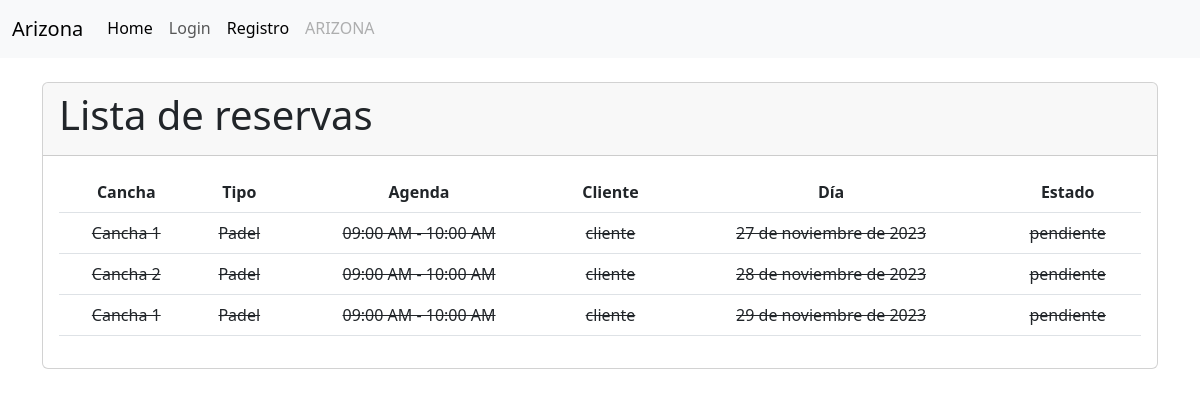
Before: /cliente/reservas/ with the older database file.
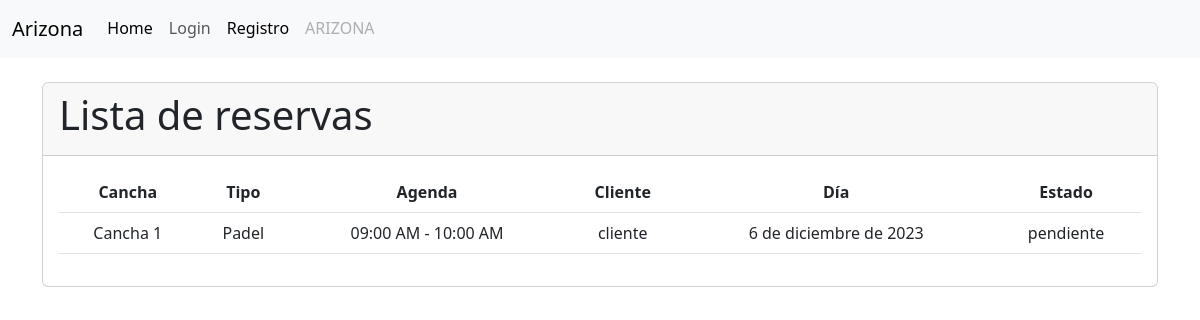
After: the same page with the newer database file.
### cliente/models.py (models this page shows, shortened)
class Reserva(models.Model):
    cliente = models.ForeignKey(Cliente, on_delete=models.CASCADE)
    agenda = models.ForeignKey(Agenda, on_delete=models.CASCADE)
    dia = models.DateField()
    ESTADO_CHOICES = [
        ('disponible', 'Disponible'),
        ('pendiente', 'Pendiente'),
        ('finalizada', 'Finalizada'),
    ]
    estado = models.CharField(max_length=20, choices=ESTADO_CHOICES, default='disponible')
    class Meta:
        unique_together = ('agenda', 'cliente', 'dia')

class Cliente(models.Model):
    SEXO = [
        ('F', 'Femenino'),
        ('M', 'Masculino'),
    ]
    user = models.OneToOneField(
        'accounts.User',
        verbose_name='Usuario',
        on_delete=models.CASCADE
    )
    rut = models.CharField(max_length=10)
    sexo = models.CharField(max_length=10, choices=SEXO)
    def __str__(self):
        return f'{self.user.username}'

### servicio/models.py (models this page shows, shortened)
class Agenda(models.Model):
    cancha = models.ForeignKey(Cancha, on_delete=models.CASCADE)
    horario = models.ForeignKey(Horario, on_delete=models.CASCADE)
    disponible = models.BooleanField(default=True)
    class Meta:
        verbose_name = _('Agenda')
        verbose_name_plural = _('Agendas')
        unique_together = ('cancha', 'horario')

class Cancha(models.Model):
    NUMERACION_CHOICES = [
        ('1', 'Cancha 1'),
        ('2', 'Cancha 2'),
        ('3', 'Cancha 3'),
        ('4', 'Cancha 4'),
        ('5', 'Cancha 5'),
        ('6', 'Cancha 6'),
        ('7', 'Cancha 7'),
        ('8', 'Cancha 8'),
    ]
    numeracion = models.CharField(max_length=10, choices=NUMERACION_CHOICES)
    tipo = models.ForeignKey(TipoCancha, on_delete=models.CASCADE, related_name='canchas')
    def __str__(self):
        return f'Cancha {self.numeracion}'
    class Meta:
        verbose_name = _('Cancha')
        verbose_name_plural = _('Canchas')

class TipoCancha(models.Model):
    nombre = models.CharField(max_length=50)
    precio = models.DecimalField(max_digits=8, decimal_places=0)
    descripcion = models.TextField()
    def __str__(self):
        return self.nombre
    class Meta:
        verbose_name = _('Tipo de Cancha')
        verbose_name_plural = _('Tipos de Canchas')

class Horario(models.Model):
    AM = 'AM'
    PM = 'PM'
    MERIDIEM_CHOICES = [
        (AM, 'AM'),
        (PM, 'PM'),
    ]
    hora_inicio = models.TimeField()
    hora_fin = models.TimeField()
    meridiem = models.CharField(max_length=2, choices=MERIDIEM_CHOICES, default=PM)
    def __str__(self):
        return f'{self.hora_inicio.strftime("%I:%M %p")} - {self.hora_fin.strftime("%I:%M %p")}'

### accounts/models.py (models this page shows, shortened)
class User(AbstractBaseUser, PermissionsMixin):
    id = models.AutoField(primary_key=True, unique=True)
    username = models.CharField(
        'Usuario', max_length=30, unique=True, validators=[
            validators.RegexValidator(
                re.compile('^[\w.@+-]+$'),
                'ingrese un nombre de usuario valido '
                'Este valor debe contener solo letras, números '
                'excepto: @/./+/-/_.',
                'invalid'
            )
        ],
        help_text='Un nombre corto que sera usado'+
                  ' para identificarlo de forma unica en la plataforma.'
    )
    name = models.CharField('Nombre', max_length=20)
    apellidos = models.CharField('Apellidos', max_length=30)
    email = models.EmailField('Email', unique=True)
    is_staff = models.BooleanField('Admin', default=False)
    is_active = models.BooleanField('Ativo', default=True)
    date_joined = models.DateTimeField('Data de Entrada', auto_now_add=True)
    roles = models.ForeignKey(Rol, on_delete=models.CASCADE, blank=True, null=True)
    USERNAME_FIELD = 'username'
    REQUIRED_FIELDS = ['email']
    objects = CustomUserManager()
    class Meta:
        verbose_name = 'Usuario'
        verbose_name_plural = 'Usuarios'

### cliente/views.py (the view)
# urls.py: path('reservas/', views.reserva_list, name='reserva_list'),
def reserva_list(request):
    reservas = Reserva.objects.all()
    today = timezone.now().date()
    return render(request, 'reserva/listar.html', {'reservas': reservas, 'today': today})

### cliente/templates/reserva/listar.html (shortened to what this page needs)
{% extends "layout.html" %}
{% load static %}
{% load humanize %}
{% block container %}
<div class="container">
  <br>
  <div class="card">
    <div class="card-header">
      <h1 class="card-title">Lista de reservas</h1>
    </div>
    <div class="card-body">
      {% if reservas %}
      <table class="table reserva-table text-center">
        <thead>
          <tr>
            <th>Cancha</th>
            <th>Tipo</th>
            <th>Agenda</th>
            <th>Cliente</th>
            <th>Día</th>
            <th>Estado</th>
          </tr>
        </thead>
        <tbody>
          {% for reserva in reservas %}
          <tr style="{% if reserva.dia == today %}background-color: lightblue;
                     {% elif reserva.dia < today %}background-color: lightcoral; text-decoration: line-through;
                     {% elif reserva.estado == 'pendiente' %}background-color: lightgreen;{% endif %}">
            <td>{{ reserva.agenda.cancha }}</td>
            <td>{{ reserva.agenda.cancha.tipo }}</td>
            <td>{{ reserva.agenda.horario }}</td>
            <td>{{ reserva.cliente }}</td>
            <td>{{ reserva.dia }}</td>
            <td>{{ reserva.estado }}</td>
          </tr>
          {% empty %}
          <tr>
            <td colspan="6">No hay servicio disponibles.</td>
          </tr>
          {% endfor %}
        </tbody>
      </table>
      {% else %}
      <p>No hay reservas disponibles.</p>
      {% endif %}
    </div>
  </div>
</div>
{% endblock %}

Changed rows visible on the page:
removed Reserva: agenda.cancha "Cancha 1", agenda.cancha.tipo "Padel", agenda.horario "09:00 AM - 10:00 AM", cliente "cliente", dia "27 de noviembre de 2023", estado "pendiente"
removed Reserva: agenda.cancha "Cancha 2", agenda.cancha.tipo "Padel", agenda.horario "09:00 AM - 10:00 AM", cliente "cliente", dia "28 de noviembre de 2023", estado "pendiente"
removed Reserva: agenda.cancha "Cancha 1", agenda.cancha.tipo "Padel", agenda.horario "09:00 AM - 10:00 AM", cliente "cliente", dia "29 de noviembre de 2023", estado "pendiente"
added Reserva: agenda.cancha "Cancha 1", agenda.cancha.tipo "Padel", agenda.horario "09:00 AM - 10:00 AM", cliente "cliente", dia "6 de diciembre de 2023", estado "pendiente"
